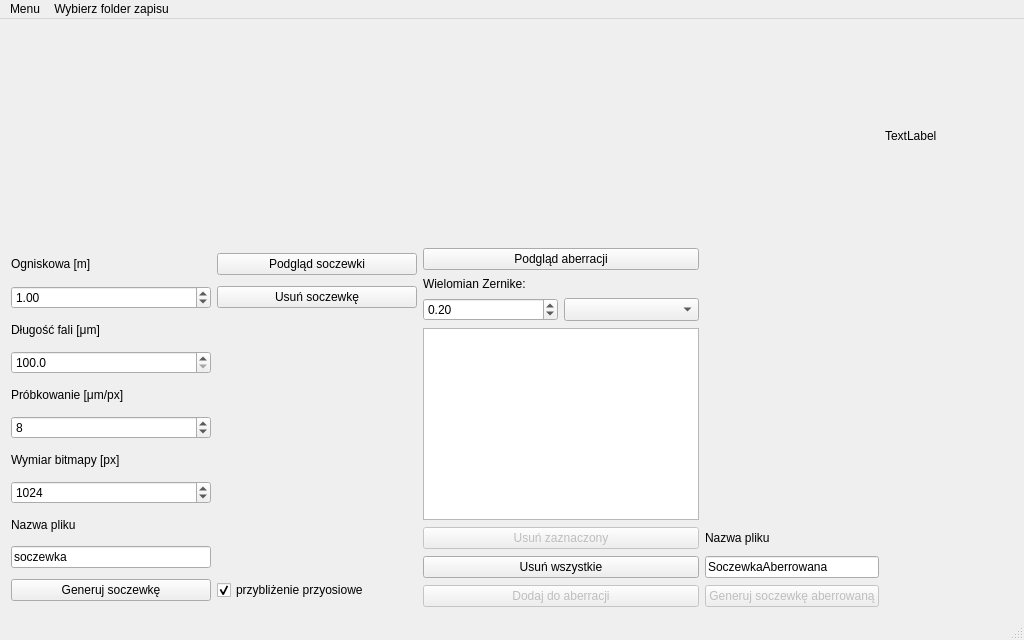
<?xml version="1.0" encoding="UTF-8"?>
<ui version="4.0">
 <class>MainWindow</class>
 <widget class="QMainWindow" name="MainWindow">
  <property name="geometry">
   <rect>
    <x>0</x>
    <y>0</y>
    <width>1024</width>
    <height>640</height>
   </rect>
  </property>
  <property name="minimumSize">
   <size>
    <width>512</width>
    <height>320</height>
   </size>
  </property>
  <property name="windowTitle">
   <string>LeGenDA</string>
  </property>
  <widget class="QWidget" name="centralWidget">
   <property name="minimumSize">
    <size>
     <width>400</width>
     <height>0</height>
    </size>
   </property>
   <layout class="QGridLayout" name="gridLayout_2">
    <item row="0" column="0">
     <layout class="QGridLayout" name="gridLayout">
      <item row="0" column="2">
       <widget class="QLabel" name="label_MergePic">
        <property name="minimumSize">
         <size>
          <width>128</width>
          <height>128</height>
         </size>
        </property>
        <property name="maximumSize">
         <size>
          <width>256</width>
          <height>256</height>
         </size>
        </property>
        <property name="text">
         <string>TextLabel</string>
        </property>
       </widget>
      </item>
      <item row="0" column="1">
       <widget class="QLabel" name="label_ZernPic">
        <property name="minimumSize">
         <size>
          <width>128</width>
          <height>128</height>
         </size>
        </property>
        <property name="maximumSize">
         <size>
          <width>256</width>
          <height>256</height>
         </size>
        </property>
        <property name="text">
         <string/>
        </property>
       </widget>
      </item>
      <item row="2" column="0">
       <layout class="QGridLayout" name="gridSoczewka" rowstretch="0,0,0,0,0,0,0,0,0,0,0,0" columnstretch="0,0">
        <property name="sizeConstraint">
         <enum>QLayout::SetMinimumSize</enum>
        </property>
        <property name="leftMargin">
         <number>0</number>
        </property>
        <property name="rightMargin">
         <number>0</number>
        </property>
        <item row="0" column="0">
         <widget class="QLabel" name="label_ogniskowa">
          <property name="sizePolicy">
           <sizepolicy hsizetype="Preferred" vsizetype="Minimum">
            <horstretch>0</horstretch>
            <verstretch>0</verstretch>
           </sizepolicy>
          </property>
          <property name="maximumSize">
           <size>
            <width>16777215</width>
            <height>20</height>
           </size>
          </property>
          <property name="text">
           <string>Ogniskowa [m]</string>
          </property>
         </widget>
        </item>
        <item row="11" column="0">
         <widget class="QPushButton" name="button_genLens">
          <property name="text">
           <string>Generuj soczewkę</string>
          </property>
         </widget>
        </item>
        <item row="10" column="0">
         <widget class="QLineEdit" name="lineEdit_nazwaPliku">
          <property name="maximumSize">
           <size>
            <width>200</width>
            <height>16777215</height>
           </size>
          </property>
          <property name="text">
           <string>soczewka</string>
          </property>
         </widget>
        </item>
        <item row="8" column="0">
         <widget class="QSpinBox" name="spinBox_size">
          <property name="maximumSize">
           <size>
            <width>200</width>
            <height>16777215</height>
           </size>
          </property>
          <property name="minimum">
           <number>4</number>
          </property>
          <property name="maximum">
           <number>8192</number>
          </property>
          <property name="value">
           <number>1024</number>
          </property>
         </widget>
        </item>
        <item row="5" column="0">
         <widget class="QLabel" name="label_sampling">
          <property name="maximumSize">
           <size>
            <width>16777215</width>
            <height>20</height>
           </size>
          </property>
          <property name="text">
           <string>Próbkowanie [μm/px]</string>
          </property>
         </widget>
        </item>
        <item row="9" column="0">
         <widget class="QLabel" name="label">
          <property name="sizePolicy">
           <sizepolicy hsizetype="Preferred" vsizetype="Minimum">
            <horstretch>0</horstretch>
            <verstretch>0</verstretch>
           </sizepolicy>
          </property>
          <property name="minimumSize">
           <size>
            <width>0</width>
            <height>20</height>
           </size>
          </property>
          <property name="maximumSize">
           <size>
            <width>16777215</width>
            <height>20</height>
           </size>
          </property>
          <property name="text">
           <string>Nazwa pliku</string>
          </property>
          <property name="scaledContents">
           <bool>false</bool>
          </property>
         </widget>
        </item>
        <item row="11" column="1">
         <widget class="QCheckBox" name="checkBox_paraxial">
          <property name="maximumSize">
           <size>
            <width>200</width>
            <height>16777215</height>
           </size>
          </property>
          <property name="text">
           <string>przybliżenie przyosiowe</string>
          </property>
          <property name="checked">
           <bool>true</bool>
          </property>
         </widget>
        </item>
        <item row="2" column="0">
         <widget class="QLabel" name="label_lambda">
          <property name="maximumSize">
           <size>
            <width>16777215</width>
            <height>20</height>
           </size>
          </property>
          <property name="text">
           <string>Długość fali [μm]</string>
          </property>
         </widget>
        </item>
        <item row="7" column="0">
         <widget class="QLabel" name="label_size">
          <property name="maximumSize">
           <size>
            <width>16777215</width>
            <height>20</height>
           </size>
          </property>
          <property name="text">
           <string>Wymiar bitmapy [px]</string>
          </property>
         </widget>
        </item>
        <item row="6" column="0">
         <widget class="QSpinBox" name="spinBox_sampling">
          <property name="maximumSize">
           <size>
            <width>200</width>
            <height>16777215</height>
           </size>
          </property>
          <property name="minimum">
           <number>1</number>
          </property>
          <property name="value">
           <number>8</number>
          </property>
         </widget>
        </item>
        <item row="1" column="0">
         <widget class="QDoubleSpinBox" name="doubleSpinBox_ogniskowa">
          <property name="maximumSize">
           <size>
            <width>200</width>
            <height>16777215</height>
           </size>
          </property>
          <property name="value">
           <double>1.000000000000000</double>
          </property>
         </widget>
        </item>
        <item row="3" column="0">
         <widget class="QDoubleSpinBox" name="doubleSpinBox_wavelenght">
          <property name="maximumSize">
           <size>
            <width>200</width>
            <height>16777215</height>
           </size>
          </property>
          <property name="decimals">
           <number>1</number>
          </property>
          <property name="minimum">
           <double>100.000000000000000</double>
          </property>
          <property name="maximum">
           <double>2000.000000000000000</double>
          </property>
          <property name="value">
           <double>100.000000000000000</double>
          </property>
         </widget>
        </item>
        <item row="0" column="1">
         <widget class="QPushButton" name="push_miniMap">
          <property name="maximumSize">
           <size>
            <width>200</width>
            <height>16777215</height>
           </size>
          </property>
          <property name="text">
           <string>Podgląd soczewki</string>
          </property>
         </widget>
        </item>
        <item row="1" column="1">
         <widget class="QPushButton" name="push_deleteLens">
          <property name="text">
           <string>Usuń soczewkę</string>
          </property>
         </widget>
        </item>
       </layout>
      </item>
      <item row="0" column="0" alignment="Qt::AlignHCenter">
       <widget class="QLabel" name="label_LensPic">
        <property name="sizePolicy">
         <sizepolicy hsizetype="MinimumExpanding" vsizetype="MinimumExpanding">
          <horstretch>0</horstretch>
          <verstretch>0</verstretch>
         </sizepolicy>
        </property>
        <property name="minimumSize">
         <size>
          <width>128</width>
          <height>128</height>
         </size>
        </property>
        <property name="maximumSize">
         <size>
          <width>256</width>
          <height>256</height>
         </size>
        </property>
        <property name="text">
         <string/>
        </property>
        <property name="pixmap">
         <pixmap>../../inżynier/github/LensField/lensPSF.bmp</pixmap>
        </property>
        <property name="alignment">
         <set>Qt::AlignRight|Qt::AlignTrailing|Qt::AlignVCenter</set>
        </property>
       </widget>
      </item>
      <item row="2" column="1">
       <layout class="QGridLayout" name="gridZernike" rowstretch="0,0,0,0,0,0,0,0" columnstretch="0,0">
        <property name="sizeConstraint">
         <enum>QLayout::SetMinimumSize</enum>
        </property>
        <property name="verticalSpacing">
         <number>7</number>
        </property>
        <item row="2" column="0">
         <layout class="QHBoxLayout" name="horizontalLayout" stretch="0,0">
          <property name="sizeConstraint">
           <enum>QLayout::SetDefaultConstraint</enum>
          </property>
          <item>
           <widget class="QDoubleSpinBox" name="ZernCoeffSpinbox">
            <property name="minimum">
             <double>0.010000000000000</double>
            </property>
            <property name="value">
             <double>0.200000000000000</double>
            </property>
           </widget>
          </item>
          <item>
           <widget class="QComboBox" name="boxZernike">
            <property name="sizePolicy">
             <sizepolicy hsizetype="Minimum" vsizetype="Minimum">
              <horstretch>0</horstretch>
              <verstretch>0</verstretch>
             </sizepolicy>
            </property>
            <property name="maximumSize">
             <size>
              <width>1000</width>
              <height>1000</height>
             </size>
            </property>
            <property name="baseSize">
             <size>
              <width>150</width>
              <height>30</height>
             </size>
            </property>
            <property name="layoutDirection">
             <enum>Qt::LeftToRight</enum>
            </property>
            <property name="autoFillBackground">
             <bool>false</bool>
            </property>
           </widget>
          </item>
         </layout>
        </item>
        <item row="3" column="0">
         <widget class="QListWidget" name="list_Zernik">
          <property name="selectionMode">
           <enum>QAbstractItemView::SingleSelection</enum>
          </property>
          <property name="resizeMode">
           <enum>QListView::Adjust</enum>
          </property>
         </widget>
        </item>
        <item row="1" column="0">
         <widget class="QLabel" name="labelZernike">
          <property name="sizePolicy">
           <sizepolicy hsizetype="Minimum" vsizetype="Minimum">
            <horstretch>0</horstretch>
            <verstretch>0</verstretch>
           </sizepolicy>
          </property>
          <property name="maximumSize">
           <size>
            <width>1000</width>
            <height>1000</height>
           </size>
          </property>
          <property name="baseSize">
           <size>
            <width>150</width>
            <height>30</height>
           </size>
          </property>
          <property name="layoutDirection">
           <enum>Qt::LeftToRight</enum>
          </property>
          <property name="autoFillBackground">
           <bool>false</bool>
          </property>
          <property name="text">
           <string>Wielomian Zernike:</string>
          </property>
         </widget>
        </item>
        <item row="0" column="0">
         <widget class="QPushButton" name="push_miniMapZern">
          <property name="sizePolicy">
           <sizepolicy hsizetype="Minimum" vsizetype="Minimum">
            <horstretch>0</horstretch>
            <verstretch>0</verstretch>
           </sizepolicy>
          </property>
          <property name="maximumSize">
           <size>
            <width>1000</width>
            <height>1000</height>
           </size>
          </property>
          <property name="baseSize">
           <size>
            <width>150</width>
            <height>30</height>
           </size>
          </property>
          <property name="layoutDirection">
           <enum>Qt::LeftToRight</enum>
          </property>
          <property name="autoFillBackground">
           <bool>false</bool>
          </property>
          <property name="text">
           <string>Podgląd aberracji</string>
          </property>
         </widget>
        </item>
        <item row="7" column="0">
         <widget class="QPushButton" name="push_addToVector">
          <property name="enabled">
           <bool>false</bool>
          </property>
          <property name="sizePolicy">
           <sizepolicy hsizetype="Minimum" vsizetype="Minimum">
            <horstretch>0</horstretch>
            <verstretch>0</verstretch>
           </sizepolicy>
          </property>
          <property name="maximumSize">
           <size>
            <width>1000</width>
            <height>1000</height>
           </size>
          </property>
          <property name="baseSize">
           <size>
            <width>150</width>
            <height>30</height>
           </size>
          </property>
          <property name="layoutDirection">
           <enum>Qt::LeftToRight</enum>
          </property>
          <property name="autoFillBackground">
           <bool>false</bool>
          </property>
          <property name="text">
           <string>Dodaj do aberracji</string>
          </property>
          <property name="checkable">
           <bool>false</bool>
          </property>
         </widget>
        </item>
        <item row="4" column="0">
         <widget class="QPushButton" name="listDeleter">
          <property name="enabled">
           <bool>false</bool>
          </property>
          <property name="text">
           <string>Usuń zaznaczony</string>
          </property>
         </widget>
        </item>
        <item row="5" column="0">
         <widget class="QPushButton" name="push_deleteAllZern">
          <property name="text">
           <string>Usuń wszystkie</string>
          </property>
         </widget>
        </item>
        <item row="7" column="1">
         <widget class="QPushButton" name="push_generateZern">
          <property name="enabled">
           <bool>false</bool>
          </property>
          <property name="sizePolicy">
           <sizepolicy hsizetype="Minimum" vsizetype="Minimum">
            <horstretch>0</horstretch>
            <verstretch>0</verstretch>
           </sizepolicy>
          </property>
          <property name="maximumSize">
           <size>
            <width>1000</width>
            <height>1000</height>
           </size>
          </property>
          <property name="baseSize">
           <size>
            <width>150</width>
            <height>30</height>
           </size>
          </property>
          <property name="layoutDirection">
           <enum>Qt::LeftToRight</enum>
          </property>
          <property name="autoFillBackground">
           <bool>false</bool>
          </property>
          <property name="text">
           <string>Generuj soczewkę aberrowaną</string>
          </property>
         </widget>
        </item>
        <item row="5" column="1">
         <widget class="QLineEdit" name="lineEdit_nazwaZern">
          <property name="sizePolicy">
           <sizepolicy hsizetype="Minimum" vsizetype="Minimum">
            <horstretch>0</horstretch>
            <verstretch>0</verstretch>
           </sizepolicy>
          </property>
          <property name="maximumSize">
           <size>
            <width>1000</width>
            <height>1000</height>
           </size>
          </property>
          <property name="baseSize">
           <size>
            <width>150</width>
            <height>30</height>
           </size>
          </property>
          <property name="layoutDirection">
           <enum>Qt::LeftToRight</enum>
          </property>
          <property name="autoFillBackground">
           <bool>false</bool>
          </property>
          <property name="text">
           <string>SoczewkaAberrowana</string>
          </property>
         </widget>
        </item>
        <item row="4" column="1">
         <widget class="QLabel" name="label_nazwaZern">
          <property name="sizePolicy">
           <sizepolicy hsizetype="Minimum" vsizetype="Minimum">
            <horstretch>0</horstretch>
            <verstretch>0</verstretch>
           </sizepolicy>
          </property>
          <property name="maximumSize">
           <size>
            <width>1000</width>
            <height>1000</height>
           </size>
          </property>
          <property name="baseSize">
           <size>
            <width>150</width>
            <height>30</height>
           </size>
          </property>
          <property name="layoutDirection">
           <enum>Qt::LeftToRight</enum>
          </property>
          <property name="autoFillBackground">
           <bool>false</bool>
          </property>
          <property name="text">
           <string>Nazwa pliku</string>
          </property>
         </widget>
        </item>
       </layout>
      </item>
     </layout>
    </item>
   </layout>
  </widget>
  <widget class="QMenuBar" name="menuBar">
   <property name="geometry">
    <rect>
     <x>0</x>
     <y>0</y>
     <width>1024</width>
     <height>25</height>
    </rect>
   </property>
   <widget class="QMenu" name="menuMenu">
    <property name="title">
     <string>Menu</string>
    </property>
    <addaction name="actionO_programie"/>
   </widget>
   <widget class="QMenu" name="menuWybierz_cie_k_zapisu">
    <property name="title">
     <string>Wybierz folder zapisu</string>
    </property>
   </widget>
   <addaction name="menuMenu"/>
   <addaction name="menuWybierz_cie_k_zapisu"/>
  </widget>
  <widget class="QStatusBar" name="statusBar"/>
  <action name="actionO_programie">
   <property name="text">
    <string>O programie</string>
   </property>
  </action>
 </widget>
 <layoutdefault spacing="6" margin="11"/>
 <resources/>
 <connections/>
</ui>
